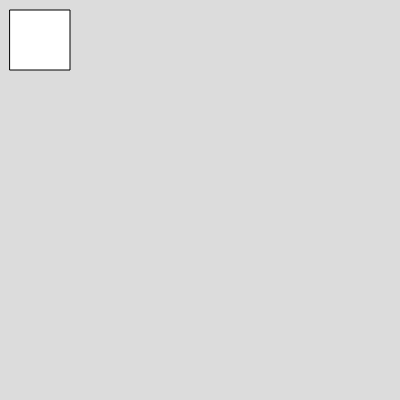
Frame 1 (no input)
Frame 60 (no input): identical to frame 1, image omitted
Frame 120 (the mouse pressed at the canvas centre since frame 60): identical to frame 1, image omitted

The p5.js sketch that drew this single still picture (run headless with seeded random() and noise() and a simulated clock; from frame 60 on, the mouse is pressed at the canvas centre):

// p5.js sketch
// ── sketch.js
function setup() {
    createCanvas(400, 400)
}

function draw() {
    background(220)
    rect(10, 10, 60, 60)
}
